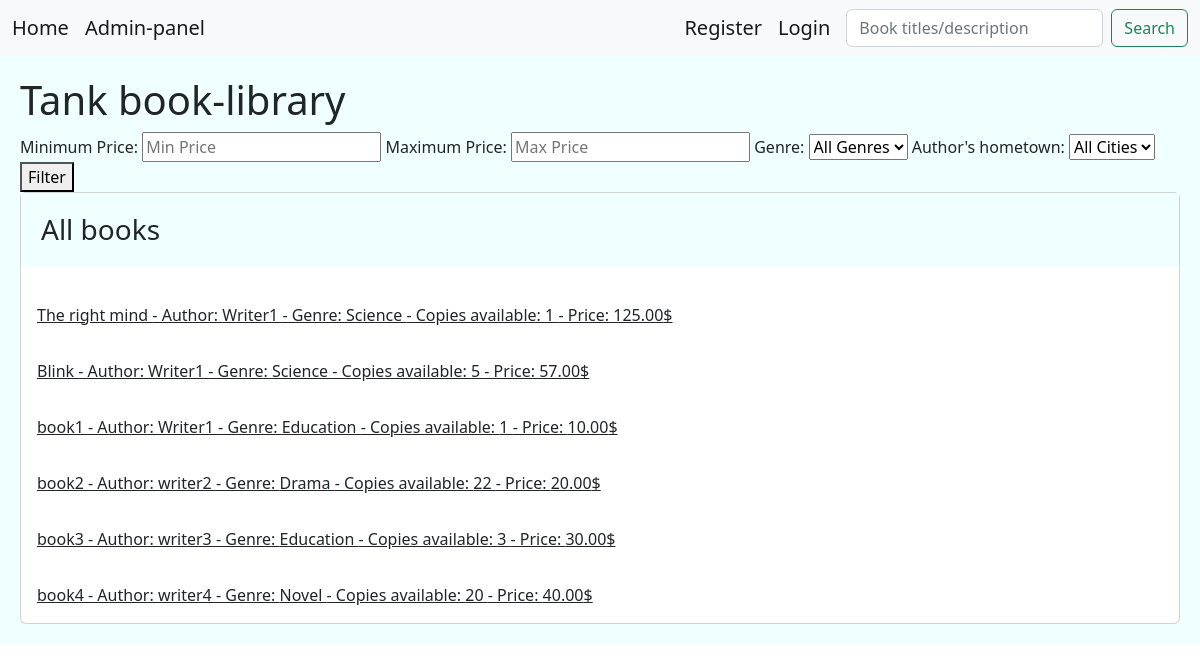
Before: / with the older database file.
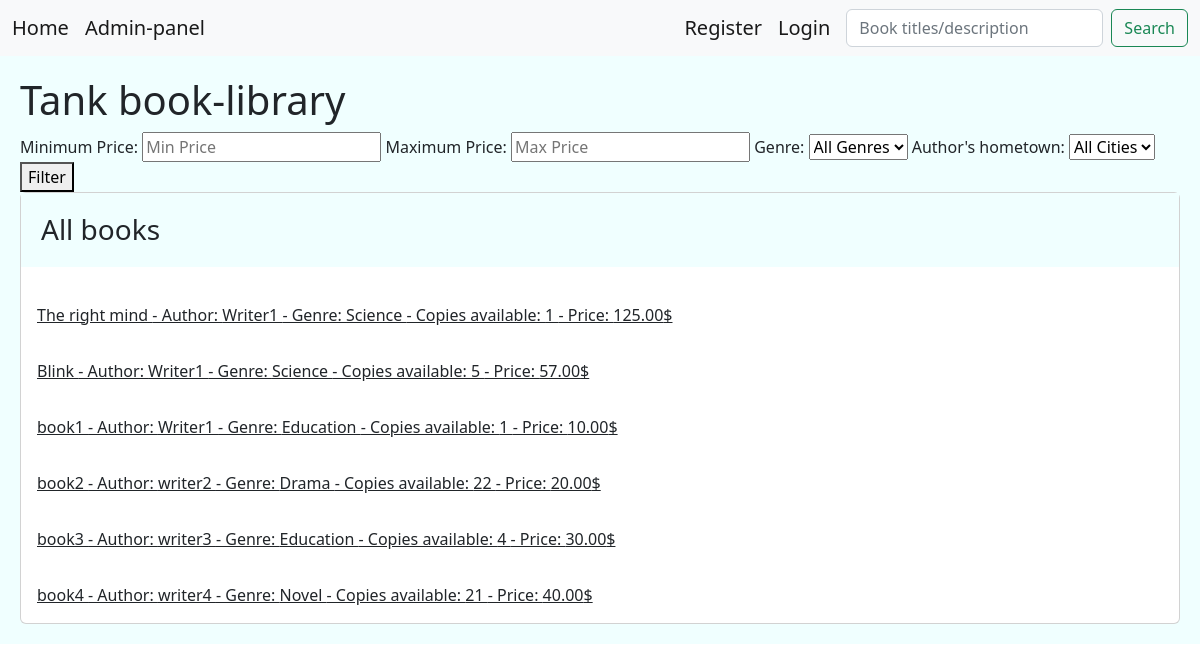
After: the same page with the newer database file.
### library/models.py (models this page shows, shortened)
class Books(models.Model):
    title = models.CharField(max_length=100)
    description = models.TextField(null=True)
    price = models.DecimalField(max_digits=6 , decimal_places=2, default=0.00)
    shabak = models.CharField(max_length=150,null=True)
    copies_available = models.PositiveIntegerField(default=4)
    genre = models.ForeignKey('Genre', on_delete=models.SET_NULL, null=True)
    author = models.ForeignKey('Author', on_delete=models.SET_NULL, null=True)

class Author(models.Model):
    author = models.CharField(max_length=150,null=True)
    born_city = models.CharField(max_length=200, null=True)
    def __str__(self):
        return self.author

class Genre(models.Model):
    genre = models.CharField(max_length=50,null=True)
    def __str__(self):
        return self.genre

### library/views.py (the view)
# urls.py: path('',views.HomePage.as_view(), name='home'),
class HomePage(View):
    def get(self, request):
        min_price = request.GET.get('min_price')
        max_price = request.GET.get('max_price')
        genre_id = request.GET.get('genre_id')
        born_city = request.GET.get('born_city')
        page_number = request.GET.get('page')
        books = Books.objects.all()
        paginator = Paginator(books, 10)
        template_page = paginator.get_page(page_number) #we send this to our template for pagination
        if born_city:
            books = books.filter(author__born_city=born_city)
        if min_price and max_price:
            books = books.filter(price__range=(min_price, max_price))
        if genre_id:
            books = books.filter(genre__id=genre_id)
        return render(request, 'main.html', {'books': books})

### templates/main.html (shortened to what this page needs)
<!DOCTYPE html>
<html lang="en">
<head>
    <link href="https://cdn.jsdelivr.net/npm/bootstrap@5.2.0-beta1/dist/css/bootstrap.min.css" rel="stylesheet">
</head>
<body>
{% include 'include/navbar.html' %}
<div class="jumbotron">
    {% block content %} <H1> Tank book-library </H1>
    <form method="GET" action="{% url 'library:home' %}">
        <label for="min_price">Minimum Price:</label>
        <input type="text" id="min_price" name="min_price" placeholder="Min Price">
        <label for="max_price">Maximum Price:</label>
        <input type="text" id="max_price" name="max_price" placeholder="Max Price">
        <label for="genre_id">Genre:</label>
        <select name="genre_id">
          <option value="">All Genres</option>
        </select>
        <label for="born_city">Author's hometown:</label>
        <select name="born_city">
          <option value="">All Cities</option>
        </select>
        <button type="submit">Filter</button>
      </form>
    <div class="card">
        <h3 class="card-title jumbotron">All books</h3>
        {% for i in books %}
        <a class="card-body" href="{% url 'library:borrow' i.id  %}" >{{i.title}}
           - Author: {{i.author}} - Genre: {{i.genre}} - Copies available: {{i.copies_available}} - Price: {{i.price}}$</a>
        {% endfor %}
        {% endblock %}
</div>
</body>
</html>

Changed rows visible on the page:
changed Books "book3": copies_available "3" → "4"
changed Books "book4": copies_available "20" → "21"
